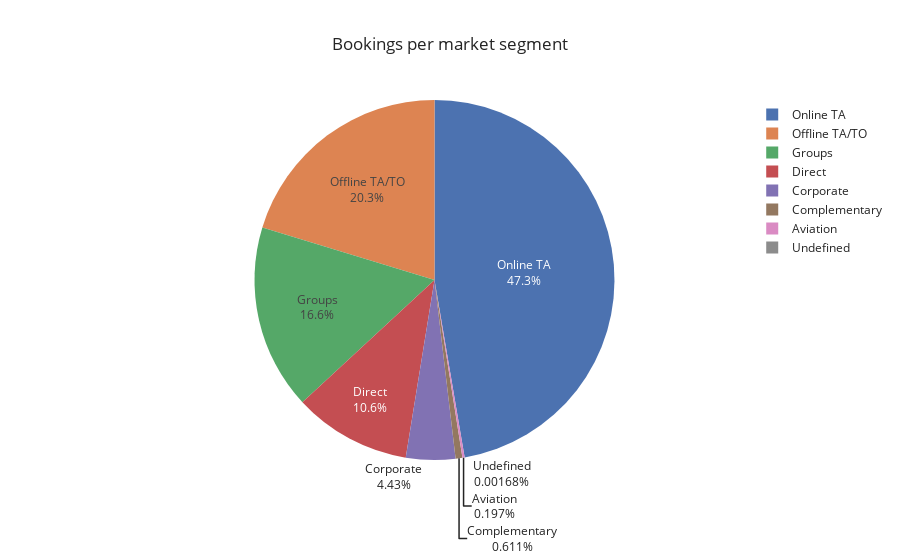

The notebook cell saved with this chart:
### Code cell
fig= px.pie(segment, 
            values=segment.values,
            names=segment.index,
            title= 'Bookings per market segment',
            template='seaborn')
fig.update_traces(textinfo= 'percent+label')
fig.show()

### Figure 1 — Plotly figure (JSON) as saved in the notebook; plotly's stock layout.template omitted (floating-point values rounded to 4 significant figures)
{"data": [{"domain": {"x": [0, 1], "y": [0, 1]}, "hovertemplate": "index=%{label}<br>value=%{value}<extra></extra>", "labels": ["Online TA", "Offline TA/TO", "Groups", "Direct", "Corporate", "Complementary", "Aviation", "Undefined"], "legendgroup": "", "name": "", "showlegend": true, "textinfo": "percent+label", "type": "pie", "values": [56408, 24182, 19791, 12582, 5282, 728, 235, 2]}], "layout": {"legend": {"tracegroupgap": 0}, "title": {"text": "Bookings per market segment"}}}
